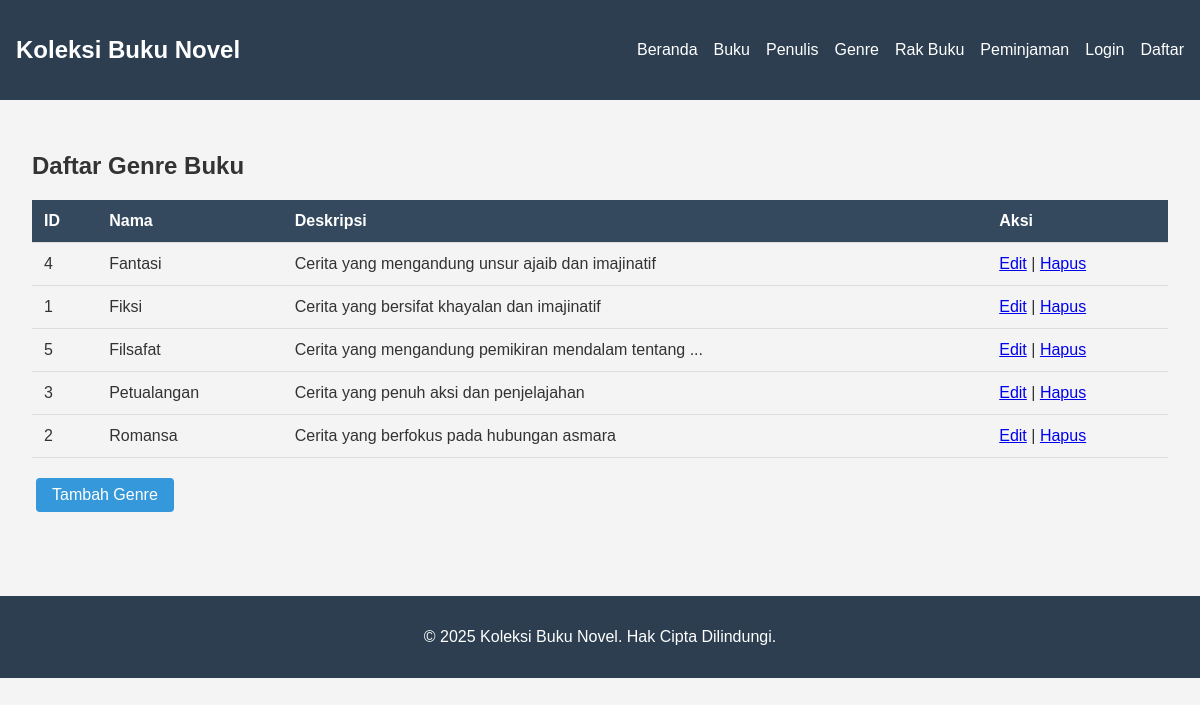
Page /pages/genres/index.php on the committed database.
### tables this page shows
CREATE TABLE genres (
    id INT AUTO_INCREMENT PRIMARY KEY,
    name VARCHAR(50) UNIQUE NOT NULL,
    description TEXT,
    created_at TIMESTAMP DEFAULT CURRENT_TIMESTAMP,
    updated_at TIMESTAMP DEFAULT CURRENT_TIMESTAMP ON UPDATE CURRENT_TIMESTAMP
);

### pages/genres/index.php (the view, shortened to what this page needs)
<?php
require_once '../../includes/header.php';
require_once '../../includes/auth_check.php';
echo "<h2>Daftar Genre Buku</h2>";
$stmt = $pdo->query("SELECT * FROM genres ORDER BY name");
$genres = $stmt->fetchAll(PDO::FETCH_ASSOC);
echo "<div class='genres-list'>";
if (count($genres) > 0) {
    echo "<table class='table'>";
    echo "<thead>";
    echo "<tr>";
    echo "<th>ID</th>";
    echo "<th>Nama</th>";
    echo "<th>Deskripsi</th>";
    echo "<th>Aksi</th>";
    echo "</tr>";
    echo "</thead>";
    echo "<tbody>";
    foreach ($genres as $genre) {
        echo "<tr>";
        echo "<td>" . $genre['id'] . "</td>";
        echo "<td>" . $genre['name'] . "</td>";
        echo "<td>" . (strlen($genre['description']) > 50 ? substr($genre['description'], 0, 50) . '...' : $genre['description']) . "</td>";
        echo "<td>";
        echo "<a href='edit.php?id=" . $genre['id'] . "'>Edit</a> | ";
        echo "<a href='delete.php?id=" . $genre['id'] . "' onclick=\"return confirm('Yakin ingin menghapus genre ini?')\">Hapus</a>";
        echo "</td>";
        echo "</tr>";
    }
    echo "</tbody>";
    echo "</table>";
} else {
    echo "<p>Belum ada data genre.</p>";
}
echo "</div>";
echo "<div class='actions'>";
echo "<a href='create.php' class='btn btn-primary'>Tambah Genre</a>";
echo "</div>";
require_once '../../includes/footer.php';
?>

### assets/css/style.css (style rules this page uses)
body { font-family: Arial, sans-serif; margin: 0; padding: 0; background-color: #f4f4f4; color: #333; }
.table { width: 100%; border-collapse: collapse; margin: 1rem 0; }
.table th, .table td { padding: 0.75rem; text-align: left; border-bottom: 1px solid #ddd; }
.table th { background-color: #34495e; color: white; }
.btn { display: inline-block; padding: 0.5rem 1rem; background-color: #3498db; color: white; text-decoration: none; border-radius: 4px; margin: 0.25rem; }
.btn-primary { background-color: #3498db; }
.actions { margin: 1rem 0; }

### rows in the picture
genres: id "4", name "Fantasi", description "Cerita yang mengandung unsur ajaib dan imajinatif"
genres: id "1", name "Fiksi", description "Cerita yang bersifat khayalan dan imajinatif"
genres: id "5", name "Filsafat", description "Cerita yang mengandung pemikiran mendalam tentang"
genres: id "3", name "Petualangan", description "Cerita yang penuh aksi dan penjelajahan"
genres: id "2", name "Romansa", description "Cerita yang berfokus pada hubungan asmara"

### other values in the picture
SITE_NAME "Koleksi Buku Novel"
